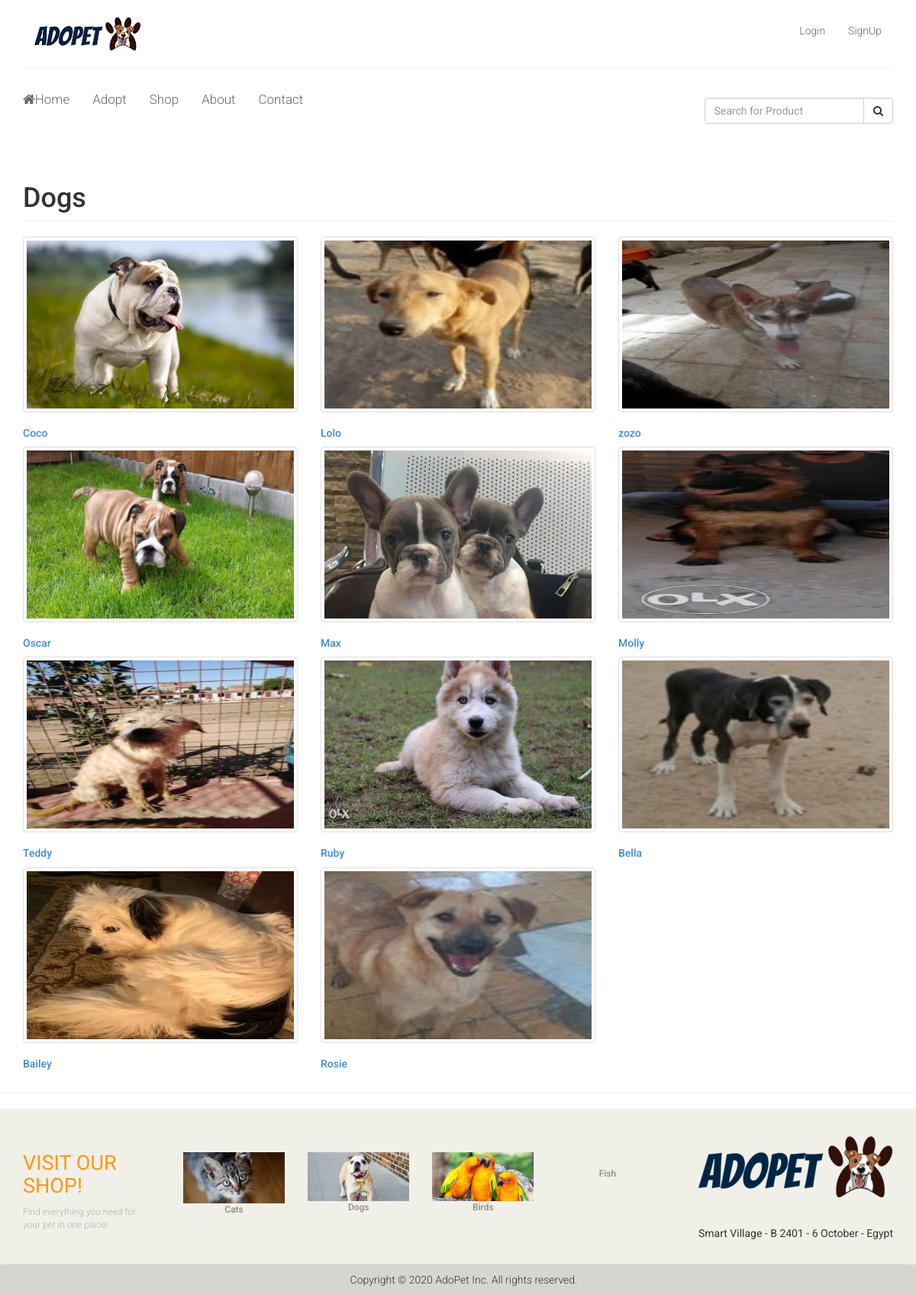
Screenshot of /adopt.php?category=Dogs with the database file from the repository.
### tables this page shows
CREATE TABLE IF NOT EXISTS `category` (
  `id` int(11) NOT NULL AUTO_INCREMENT,
  `name` varchar(100) NOT NULL,
  `cat_slug` varchar(150) NOT NULL,
  PRIMARY KEY (`id`)
);

CREATE TABLE IF NOT EXISTS `adopt` (
  `id` int(11) NOT NULL AUTO_INCREMENT,
  `category_id` int(11) NOT NULL,
  `name` text NOT NULL,
  `description` text NOT NULL,
  `photo` varchar(200) NOT NULL,
  PRIMARY KEY (`id`)
);

### adopt.php (the view, shortened to what this page needs)
<?php include 'includes/session.php'; ?>
<?php
	$name = $_GET['category'];
	$conn = $pdo->open();
	try{
		$stmt = $conn->prepare("SELECT * FROM category WHERE name = :name");
		$stmt->execute(['name' => $name]);
		$cat = $stmt->fetch();
		$catid = $cat['id'];
	}
	catch(PDOException $e){
		echo "There is some problem in connection: " . $e->getMessage();
	}
?>
<?php include 'includes/header.php'; ?>
<body class="hold-transition skin-blue layout-top-nav">
<div class="wrapper">
	<?php include 'includes/navbar.php'; ?>
	  <div class="content-wrapper">
	    <div class="container">
	      <section class="content">
	        <div class="row">
	        	<div class="col-sm-12">
		            <h1 class="page-header"><?php echo $cat['name']; ?></h1>
		       		<?php
		       			$conn = $pdo->open();
		       			try{
		       			 	$inc = 3;
						    $stmt = $conn->prepare("SELECT * FROM adopt WHERE category_id = :catid");
						    $stmt->execute(['catid' => $catid]);
						    foreach ($stmt as $row) {
						    	$image = (!empty($row['photo'])) ? 'images/animals/'.$row['photo'] : 'images/noimage.jpg';
						    	$inc = ($inc == 3) ? 1 : $inc + 1;
	       						if($inc == 1) echo "<div class='row'>";
	       						echo "
	       							<div class='col-sm-4'>
	       								<div class='box box-solid'>
		       								<div class='box-body prod-body'>
		       									<img src='".$image."' width='100%' height='230px' class='thumbnail'>
		       									<h5><a href='pet.php?pet=".$row['name']."'>".$row['name']."</a></h5>
		       								</div>
	       								</div>
	       							</div>
	       						";
	       						if($inc == 3) echo "</div>";
						    }
							if($inc == 2) echo "<div class='col-sm-4'></div></div>";
						}
						catch(PDOException $e){
							echo "There is some problem in connection: " . $e->getMessage();
						}
		       		?>
	        	</div>
	        </div>
	      </section>
	    </div>
	  </div>
  <hr>
  	<?php include 'includes/footer.php'; ?>
</div>
</body>
</html>

### css/main.css (style rules this page uses)
body { font-family: 'Roboto', sans-serif; position: relative; font-weight: 400px; }
a { -webkit-transition: 300ms; transition: 300ms; }
h1, h2, h3, h4, h5, h6 { font-family: 'Roboto', sans-serif; }

### rows the page displays
category: name "Dogs"
adopt: photo (picture), name "Coco"
adopt: photo (picture), name "Lolo"
adopt: photo (picture), name "zozo"
adopt: photo (picture), name "Oscar"
adopt: photo (picture), name "Max"
adopt: photo (picture), name "Molly"
adopt: photo (picture), name "Teddy"
adopt: photo (picture), name "Ruby"
adopt: photo (picture), name "Bella"
adopt: photo (picture), name "Bailey"
adopt: photo (picture), name "Rosie"
